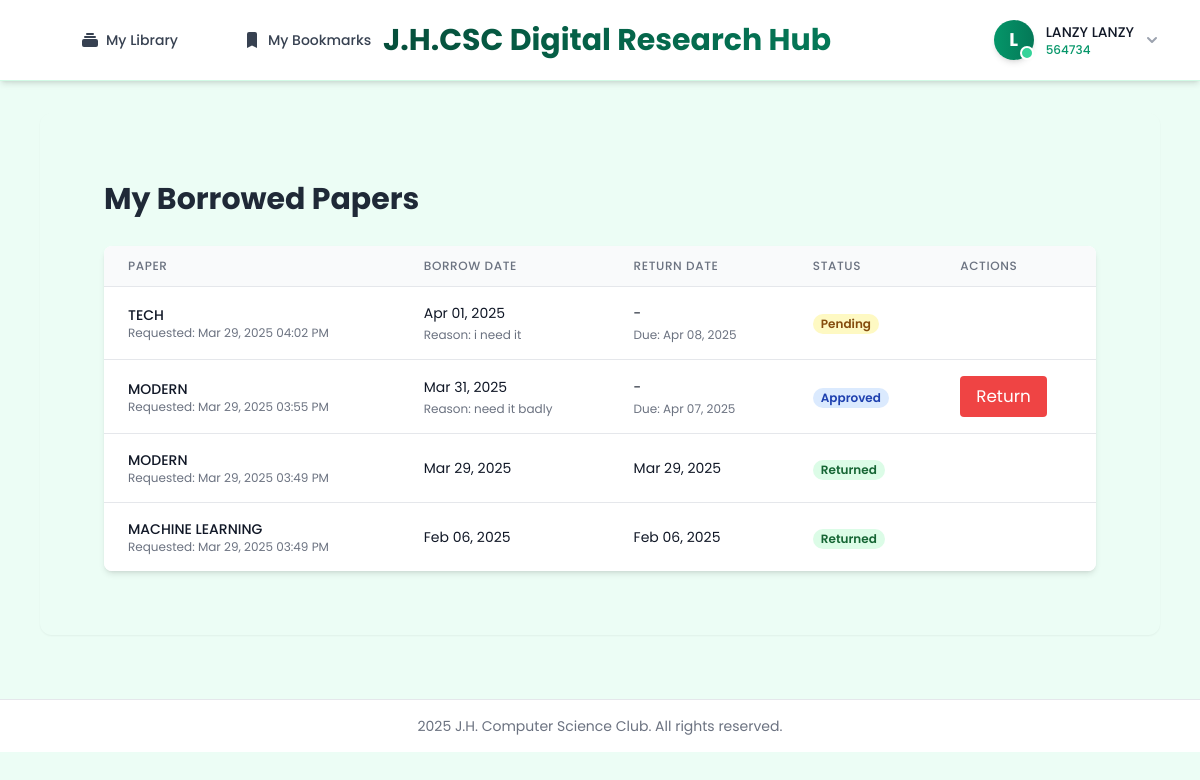
Page /accounts/my-borrowed-papers/ (signed in) on the earlier database version.
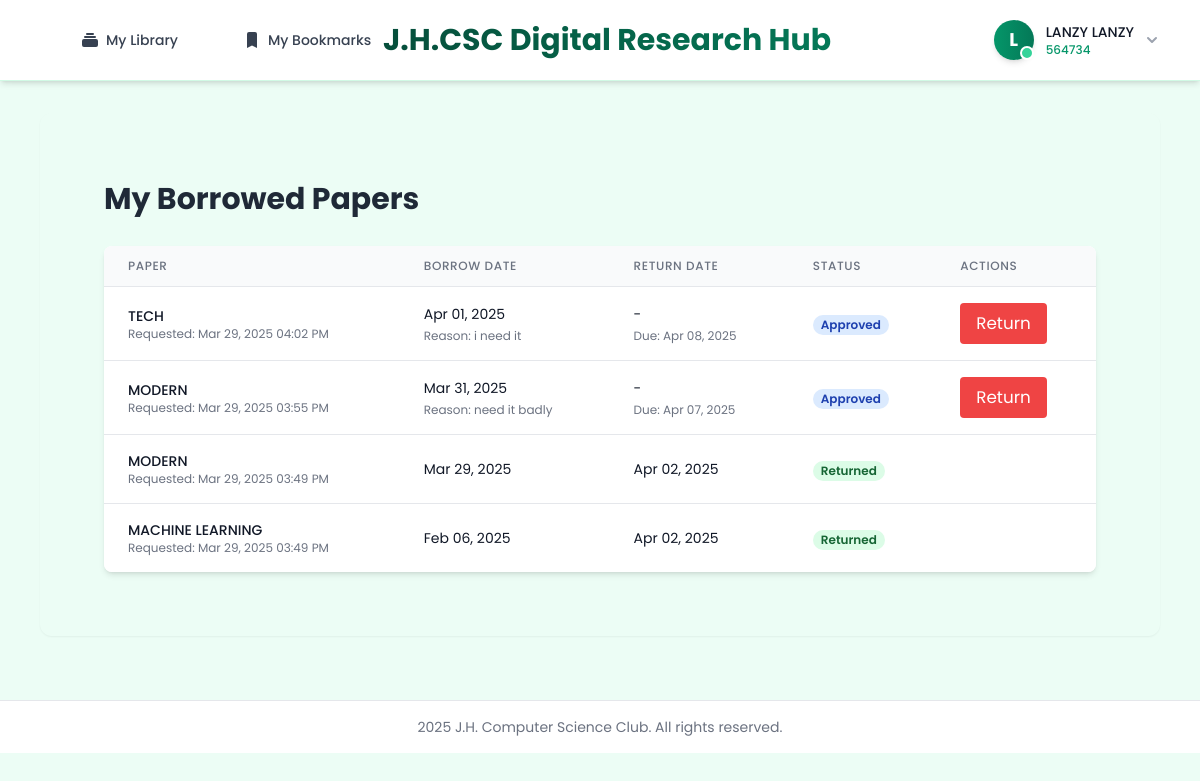
Same page on the later database version.
### scholar/models.py (models this page shows, shortened)
class Borrow(models.Model):
    STATUS_CHOICES = [
        ('pending', 'Pending Approval'),
        ('approved', 'Approved'),
        ('rejected', 'Rejected'),
        ('reserved', 'Reserved'),
    ]
    RETURN_STATUS_CHOICES = [
        ('pending', 'Pending Return Approval'),
        ('approved', 'Return Approved'),
        ('rejected', 'Return Rejected'),
    ]
    user = models.ForeignKey(User, on_delete=models.CASCADE)
    paper = models.ForeignKey(Paper, on_delete=models.CASCADE)
    borrow_date = models.DateTimeField(default=timezone.now)
    return_date = models.DateTimeField(null=True, blank=True)
    status = models.CharField(max_length=10, choices=STATUS_CHOICES, default='pending')
    return_status = models.CharField(max_length=10, choices=RETURN_STATUS_CHOICES, null=True, blank=True)
    is_returned = models.BooleanField(default=False)
    due_date = models.DateTimeField(null=True, blank=True)
    borrow_reason = models.TextField(blank=True, null=True, help_text='Reason for borrowing this paper')
    request_date = models.DateTimeField(default=timezone.now)
    class Meta:
        ordering = ['-borrow_date']

class Paper(models.Model):
    title = models.CharField(max_length=255)
    authors = models.ManyToManyField('Author', related_name='papers')
    abstract = models.TextField()
    publication_date = models.DateField()
    citations = models.PositiveIntegerField(default=0)
    available_copies = models.PositiveIntegerField(default=1)
    view_count = models.PositiveIntegerField(default=0)
    viewers = models.ManyToManyField(User, related_name='viewed_papers', blank=True)
    pdf_file = models.FileField(upload_to='papers/', blank=True, null=True)
    program = models.CharField(
        max_length=100,
        choices=Student.PROGRAM_CHOICES,
        default='BSIT'  # Setting default value to BSIT
    )
    created_at = models.DateTimeField(auto_now_add=True, null=True)

### scholar/views.py (the view)
# urls.py: path('my-borrowed-papers/', views.my_borrowed_papers, name='my_borrowed_papers'),
@login_required
def my_borrowed_papers(request):
    borrows = Borrow.objects.filter(user=request.user).order_by('-borrow_date')
    return render(request, 'scholar/my_borrowed_papers.html', {'borrows': borrows})

### scholar/context_processors.py (called while the page is built, shortened)
def admin_stats(request):
    context = {}
    return context

### scholar/templates/scholar/my_borrowed_papers.html (shortened to what the changed rows need)
{% extends 'scholar/base.html' %}
{% block content %}
<div class="container mx-auto px-4 py-8">
    <h1 class="text-3xl font-bold text-gray-800 mb-6">My Borrowed Papers</h1>
    <div class="bg-white shadow-md rounded-lg overflow-hidden">
        <table class="min-w-full divide-y divide-gray-200">
            <thead class="bg-gray-50">
                <tr>
                    <th scope="col" class="px-6 py-3 text-left text-xs font-medium text-gray-500 uppercase tracking-wider">
                        Paper
                    </th>
                    <th scope="col" class="px-6 py-3 text-left text-xs font-medium text-gray-500 uppercase tracking-wider">
                        Borrow Date
                    </th>
                    <th scope="col" class="px-6 py-3 text-left text-xs font-medium text-gray-500 uppercase tracking-wider">
                        Return Date
                    </th>
                    <th scope="col" class="px-6 py-3 text-left text-xs font-medium text-gray-500 uppercase tracking-wider">
                        Status
                    </th>
                    <th scope="col" class="px-6 py-3 text-left text-xs font-medium text-gray-500 uppercase tracking-wider">
                        Actions
                    </th>
                </tr>
            </thead>
            <tbody class="bg-white divide-y divide-gray-200">
                {% for borrow in borrows %}
                <tr class="hover:bg-gray-50 transition-colors">
                    <td class="px-6 py-4 whitespace-nowrap">
                        <div class="text-sm font-medium text-gray-900">{{ borrow.paper.title|upper }}</div>
                        <div class="text-xs text-gray-500">Requested: {{ borrow.request_date|date:"M d, Y h:i A" }}</div>
                    </td>
                    <td class="px-6 py-4 whitespace-nowrap">
                        <div class="text-sm text-gray-900">{{ borrow.borrow_date|date:"M d, Y" }}</div>
                        {% if borrow.borrow_reason %}
                        <div class="text-xs text-gray-500 mt-1">Reason: {{ borrow.borrow_reason|truncatechars:30 }}</div>
                        {% endif %}
                    </td>
                    <td class="px-6 py-4 whitespace-nowrap">
                        <div class="text-sm text-gray-900">{{ borrow.return_date|date:"M d, Y"|default:"-" }}</div>
                        {% if borrow.due_date and not borrow.is_returned %}
                        <div class="text-xs text-gray-500 mt-1">Due: {{ borrow.due_date|date:"M d, Y" }}</div>
                        {% endif %}
                    </td>
                    <td class="px-6 py-4 whitespace-nowrap">
                        {% if borrow.is_returned %}
                        <span class="px-2 inline-flex text-xs leading-5 font-semibold rounded-full bg-green-100 text-green-800">
                            Returned
                        </span>
                        {% elif borrow.status == 'pending' %}
                        <span class="px-2 inline-flex text-xs leading-5 font-semibold rounded-full bg-yellow-100 text-yellow-800">
                            Pending
                        </span>
                        {% elif borrow.status == 'approved' %}
                        <span class="px-2 inline-flex text-xs leading-5 font-semibold rounded-full bg-blue-100 text-blue-800">
                            Approved
                        </span>
                        {% elif borrow.status == 'rejected' %}
                        <span class="px-2 inline-flex text-xs leading-5 font-semibold rounded-full bg-red-100 text-red-800">
                            Rejected
                        </span>
                        {% endif %}
                    </td>
                    <td class="px-6 py-4 whitespace-nowrap">
                        {% if borrow.status == 'approved' and not borrow.is_returned %}
                            {% if borrow.return_status == 'pending' %}
                                <button class="px-4 py-2 bg-gray-500 text-white rounded cursor-not-allowed" disabled>
                                    Return Requested
                                </button>
                            {% else %}
                                <form action="{% url 'request_return' borrow.id %}" method="post" class="return-form">
                                    <button type="submit" class="px-4 py-2 bg-red-500 text-white rounded hover:bg-red-600 return-button">
                                        Return
                                    </button>
                                </form>
                            {% endif %}
                        {% endif %}
                    </td>
                </tr>
                {% endfor %}
            </tbody>
        </table>
    </div>
</div>
{% endblock %}

Differences in the rows shown:
changed Borrow "Apr 01, 2025": status "Pending" → "Approved Return"
changed Borrow "Mar 29, 2025": return_date "Mar 29, 2025" → "Apr 02, 2025"
changed Borrow "Feb 06, 2025": return_date "Feb 06, 2025" → "Apr 02, 2025"
